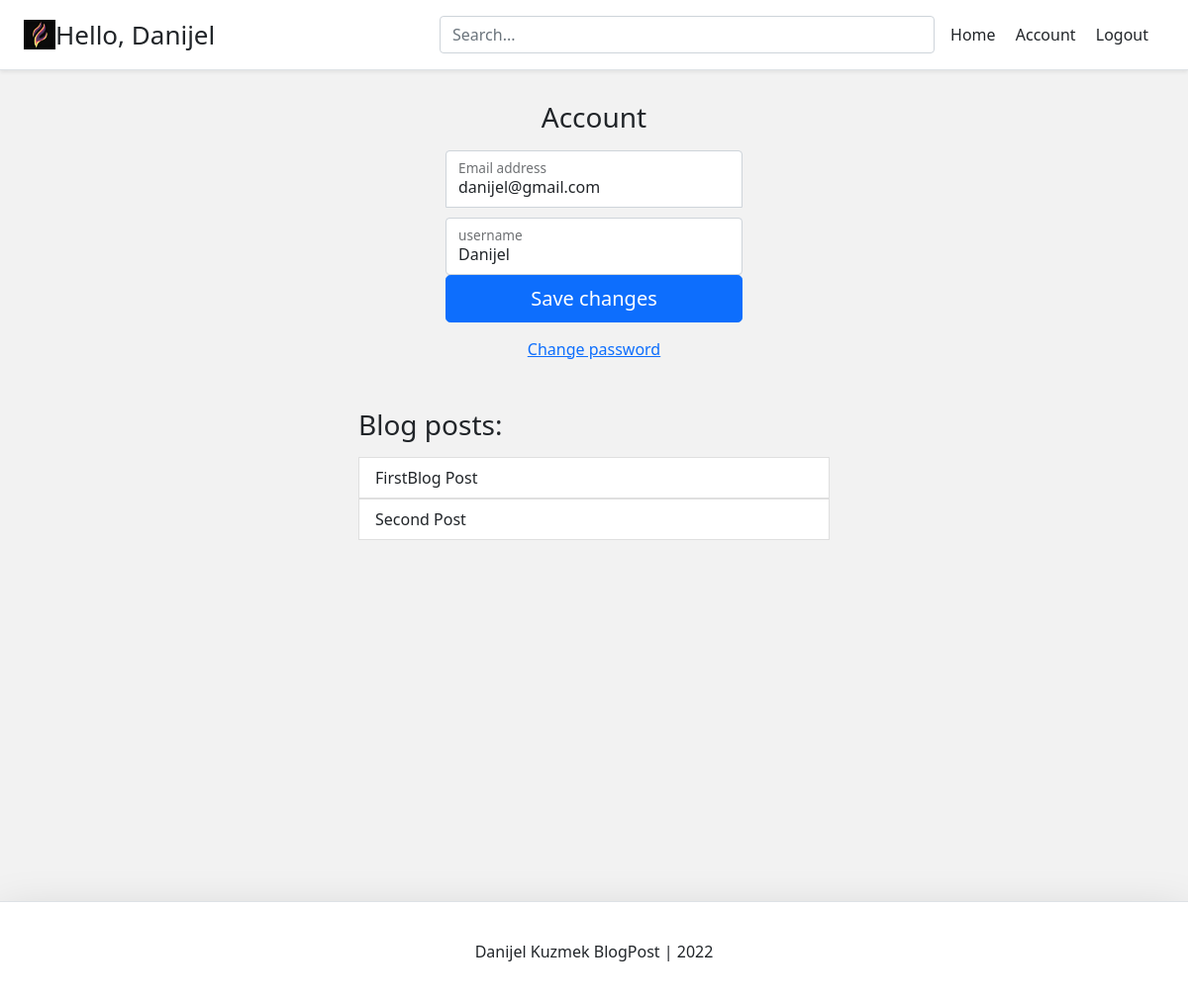
Before: /account/ (signed in) with the older database file.
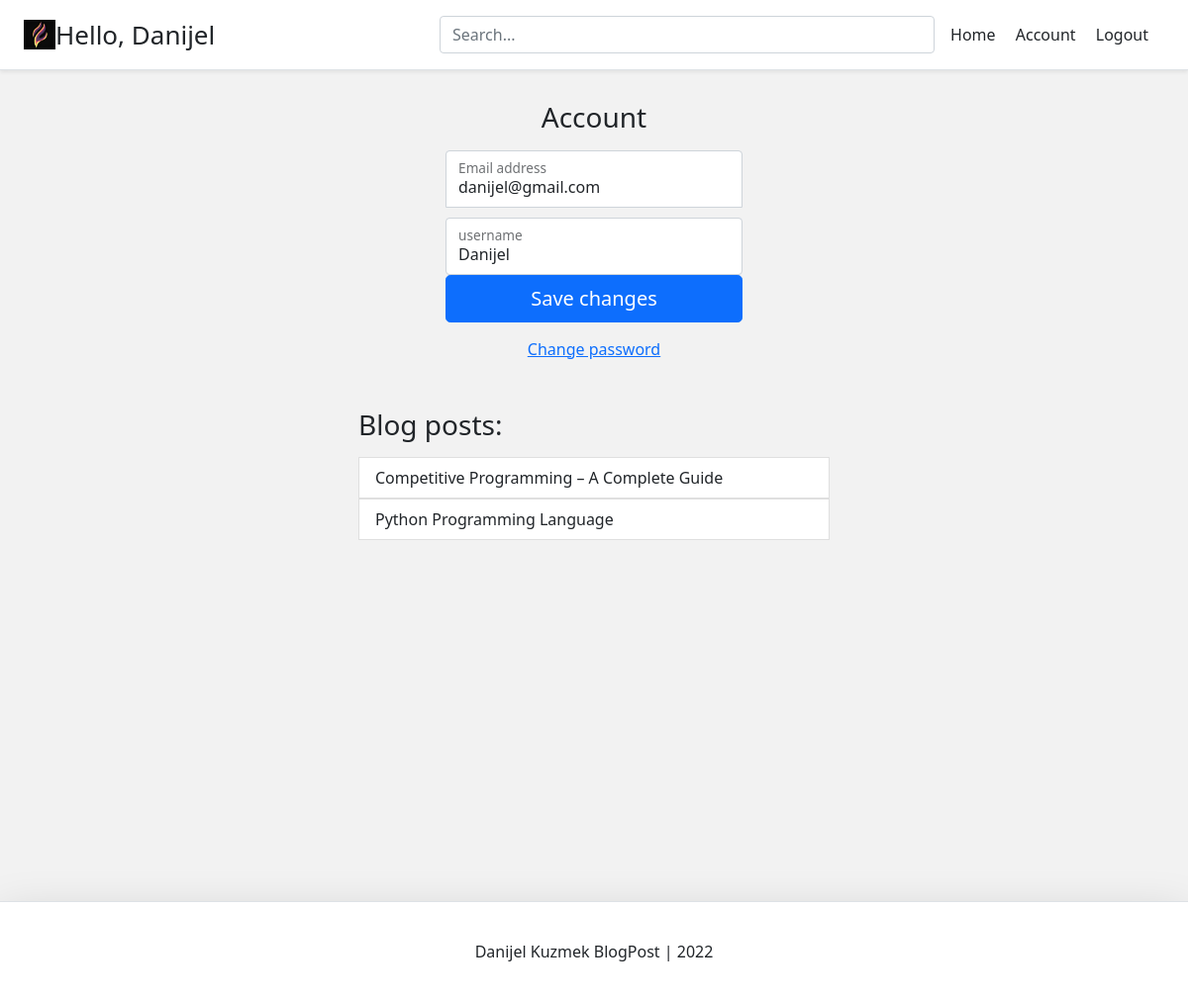
After: the same page with the newer database file.
### account/models.py (models this page shows, shortened)
class Account(AbstractBaseUser):
    email = models.EmailField(verbose_name="email", max_length= 60, unique=True)
    username = models.CharField(max_length=30, unique=True)
    date_joined	= models.DateTimeField(verbose_name='date joined', auto_now_add=True)
    last_login = models.DateTimeField(verbose_name='last login', auto_now=True)
    is_admin = models.BooleanField(default=False)
    is_active = models.BooleanField(default=True)
    is_staff = models.BooleanField(default=False)
    is_superuser = models.BooleanField(default=False)
    USERNAME_FIELD = 'email' #definira da ce za login biti potrebna email adresa
    REQUIRED_FIELDS = ['username'] #potreban polja prilikom registracije
    objects = MyAccountManager()

### blog/models.py (models this page shows)
class BlogPost(models.Model):
    title = models.CharField(max_length=50, null=False, blank=False)
    body = models.TextField(max_length=5000, null=False, blank=False)
    image = models.ImageField(upload_to=upload_location, null=False, blank=False)
    date_published = models.DateTimeField(auto_now_add=True, verbose_name="date published")
    date_updated = models.DateTimeField(auto_now=True, verbose_name="date updated")
    author = models.ForeignKey(settings.AUTH_USER_MODEL, on_delete=models.CASCADE)
    slug = models.SlugField(blank=True, unique=True)
    likes = models.ManyToManyField(settings.AUTH_USER_MODEL, blank=True, related_name='likes')
    dislikes = models.ManyToManyField(settings.AUTH_USER_MODEL, blank=True, related_name='dislikes')
    def __str__(self):
        return self.title

### account/views.py (the view)
# urls.py: path('account/', account_view, name="account"),
def account_view(request):
    if not request.user.is_authenticated:
        return redirect('login')
    context = {}
    if request.POST:
        form = AccountUpdateForm(request.POST, instance=request.user)
        if form.is_valid():
            form.initial = {
                "email": request.POST['email'],
                "username": request.POST['username'],
            }
            form.save()
            context['success_message'] = "Updated"
    else:
        form = AccountUpdateForm(
            initial={
                "email": request.user.email,
                "username": request.user.username,
            }
        )
    context['account_form'] = form
    blog_posts = BlogPost.objects.filter(author=request.user)
    context['blog_posts'] = blog_posts
    return render(request, 'account/account.html', context)

### account/forms.py (shortened to what this page needs)
class AccountUpdateForm(forms.ModelForm):
    class Meta:
        model = Account
        fields = ('email', 'username')

### account/templates/account/account.html (shortened to what this page needs)
{% extends 'base.html' %}
{% block content %}
<form class="form-signin" method="POST">{% csrf_token %}
    <h1 class="h3 mb-3 fw-normal ">Account</h1>
    <div class="form-floating">
      <input type="email" name="email" class="form-control" id="floatingInput" placeholder="name@example.com" value="{{account_form.initial.email}}">
      <label for="floatingInput">Email address</label>
    </div>
    <div class="form-floating">
      <input type="text" name="username" class="form-control" id="floatingUsername" placeholder="Username" value="{{account_form.initial.username}}">
      <label for="floatingUsername">username</label>
    </div>
    <button class="w-100 btn btn-lg btn-primary" type="submit">Save changes</button>
  </form>
  <div class="d-flex flex-column">
    <a class="m-auto" href="{% url 'password_change' %}">Change password</a>
</div>
<div class="container mt-4 p-4">
    <div class="row">
        <div class="blog-posts">
            <h3 class="mb-3 font-weight-normal">Blog posts:</h3>
            {% if blog_posts %}
                <ul class="list-group">
                {% for post in blog_posts %}
                <a href="{% url 'blog:detail' post.slug %}" style="text-decoration: none;"><li class="list-group-item">{{post}}</li></a>
                {% endfor %}
                </ul>
            {% else %}
                <p>You have no blog posts. Create a post <a href="{% url 'blog:create' %}">here</a>.</p>
            {% endif %}
        </div>
    </div>
</div>
{% endblock content %}

### templates/base.html (shortened to what this page needs)
<!DOCTYPE html>
<html lang="en">
    <head>
        <link href="https://cdn.jsdelivr.net/npm/bootstrap@5.1.3/dist/css/bootstrap.min.css" rel="stylesheet">
        <link rel="stylesheet" href="https://cdnjs.cloudflare.com/ajax/libs/font-awesome/4.7.0/css/font-awesome.min.css">
    </head>
    <body>
        {% include 'snippets/header.html' %}
        <div class="main">
            {% block content %}
            {% endblock content %}
        </div>
        {% include 'snippets/footer.html' %}
    </body>
</html>

### templates/snippets/header.html (shortened to what this page needs)
{% load static %}
<div class="d-flex flex-column flex-md-row align-items-center p-2 px-md-4 mb-3 bg-white border-bottom shadow-sm">
    <a href="/" class="d-flex align-items-center text-dark text-decoration-none">
        <img src="{% static 'random.png' %}" alt="SocialWebsite" width="32" height="30">
        {% if request.user.is_authenticated %}
            <p class="m-auto" style="font-size: 26px">Hello, {{request.user.username}}</p>
        {% endif %}
    </a>
    <div class="search-bar me-3 py-2 ms-md-auto ">
        <form method="get">
            <input class="form-control"  type="text" name="q" id="id_q" placeholder="Search...">
        </form>
    </div>
    <nav class="my-2 my-md-0 mr-md-3">
        {% if request.user.is_authenticated %}
            <a class="me-3 py-2 text-dark text-decoration-none" href="{% url 'home' %}">Home</a>
            <a class="me-3 py-2 text-dark text-decoration-none" href="{% url 'account' %}">Account</a>
            <a class="me-3 py-2 text-dark text-decoration-none" href="{% url 'logout' %}">Logout</a>
        {% else %}
            <a class="me-3 py-2 text-dark text-decoration-none" href="{% url 'home' %}">Home</a>
            <a class="me-3 py-2 text-dark text-decoration-none" href="{% url 'login' %}">Login</a>
            <a class="btn btn-outline-primary" href="{% url 'register' %}">Register</a>
        {% endif %}
    </nav>
</div>

### templates/snippets/footer.html (shortened to what this page needs)
<br>
<div class="d-flex flex-row align-items-center footer bg-white border-top shadow-lg">
    <p class="m-auto">Danijel Kuzmek BlogPost | 2022</p>
</div>

### templates/snippets/base_css.html (style rules this page uses)
body { background-color: #f2f2f2; }

### templates/snippets/header.html (style rules this page uses)
@media (min-width: 768px) { html { font-size: 16px; } }
.search-bar { max-width: 500px; width: 50%; }
form { width: 100%; }

### templates/base.html (style rules this page uses)
.main { min-height: 100vh; height: 100%; }

### account/templates/account/account.html (style rules this page uses)
.form-signin { width: 100%; max-width: 330px; padding: 15px; margin: auto; }
.form-signin input[type="email"] { margin-bottom: 10px; border-bottom-right-radius: 0; border-bottom-left-radius: 0; }
.h3 { text-align: center; }
.blog-posts { max-width: 500px; width: 100%; margin: auto; }

### templates/snippets/footer.html (style rules this page uses)
.footer { min-height: 100px; }

Changed rows visible on the page:
changed BlogPost: title "FirstBlog Post" → "Competitive Programming – A Complete Guide"
changed BlogPost: title "Second Post" → "Python Programming Language"
